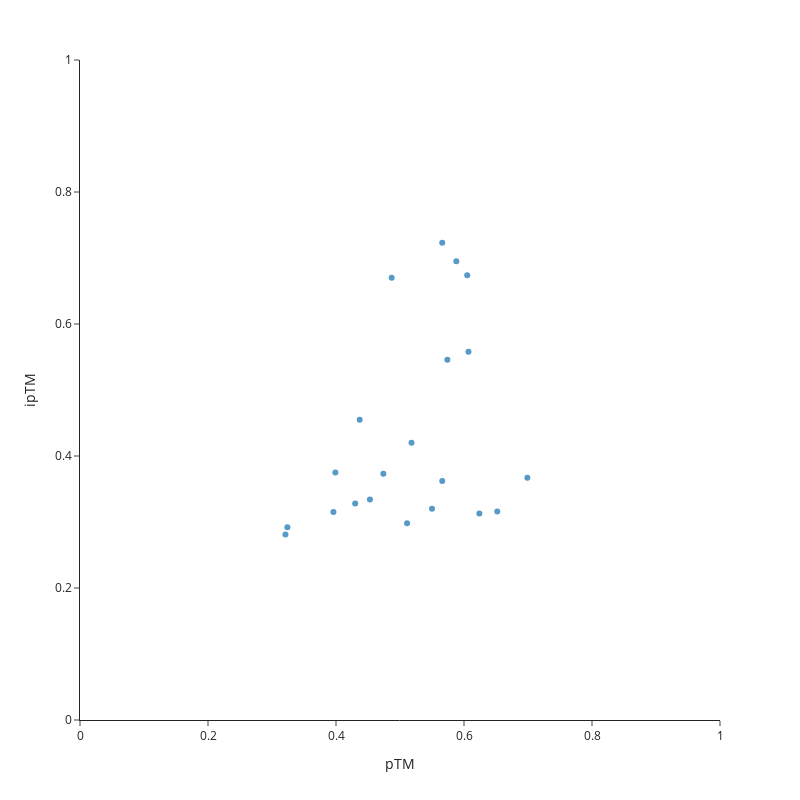

Notebook cell for this chart:
### Code cell
dnd_interactome.interactive_pTM_plot('out_data/dnd/ptm_interactive_plot.html')

### Figure 1 — Plotly figure (JSON) as saved in the notebook; plotly's stock layout.template omitted (floating-point values rounded to 4 significant figures)
{"data": [{"hovertemplate": "<b>%{hovertext}</b><br><br>pTM=%{x}<br>ipTM=%{y}<extra></extra>", "hovertext": ["eif3k-dnd1", "prmt5-dnd1", "eif3d_4-dnd1", "dazl_2-dnd1", "eif4g1a_1-dnd1", "prmt5_1-dnd1", "eif3ba-dnd1", "tdrd7a-dnd1", "eif4ea_1-dnd1", "samd4a_1-dnd1", "buc-dnd1", "imp3-dnd1", "piwil1_2-dnd1", "nop56_1-dnd1", "eif3f-dnd1", "nanos3-dnd1", "panx1a-dnd1", "dnd1-eif4ea", "dnd1-pabpc1a", "dnd1-eif1b", "dnd1-larp1"], "legendgroup": "", "marker": {"color": "#1F77B4", "opacity": 0.75, "symbol": "circle"}, "mode": "markers", "name": "", "orientation": "v", "showlegend": false, "x": [0.566, 0.652, 0.605, 0.474, 0.321, 0.624, 0.55, 0.566, 0.487, 0.396, 0.453, 0.43, 0.699, 0.518, 0.437, 0.607, 0.511, 0.588, 0.399, 0.574, 0.324], "xaxis": "x", "y": [0.723, 0.316, 0.674, 0.373, 0.281, 0.313, 0.32, 0.362, 0.67, 0.315, 0.334, 0.328, 0.367, 0.42, 0.455, 0.558, 0.298, 0.695, 0.375, 0.546, 0.292], "yaxis": "y", "type": "scatter"}], "layout": {"xaxis": {"anchor": "y", "domain": [0.0, 1.0], "title": {"text": "pTM"}, "range": [0, 1]}, "yaxis": {"anchor": "x", "domain": [0.0, 1.0], "title": {"text": "ipTM"}, "range": [0, 1]}, "legend": {"tracegroupgap": 0}, "margin": {"t": 60}, "autosize": false, "width": 800, "height": 800}}
